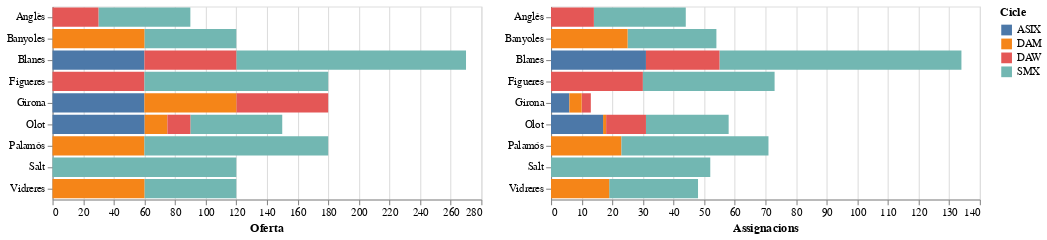

Notebook code cell kept with this figure:
### Markdown cell above
### Visió global de places ofertades i places assignades

### Code cell
import altair as alt

torns = list(df_girona_2122["Torn"].drop_duplicates())

data = df_girona_2122

oferta = alt.Chart(data).mark_bar().encode(
    alt.X("sum(Nombre places):Q",title=f"Oferta", stack='zero'),
    alt.Color("Cicle:N"),
    alt.Y('Nom municipi', title="") 
).interactive()

assignacions = alt.Chart(data).mark_bar().encode(
    alt.X("sum(Assignacions):Q",title=f"Assignacions", stack='zero'),
    alt.Color("Cicle:N"),
    alt.Y('Nom municipi', title="") 
).interactive()

(oferta | assignacions)
